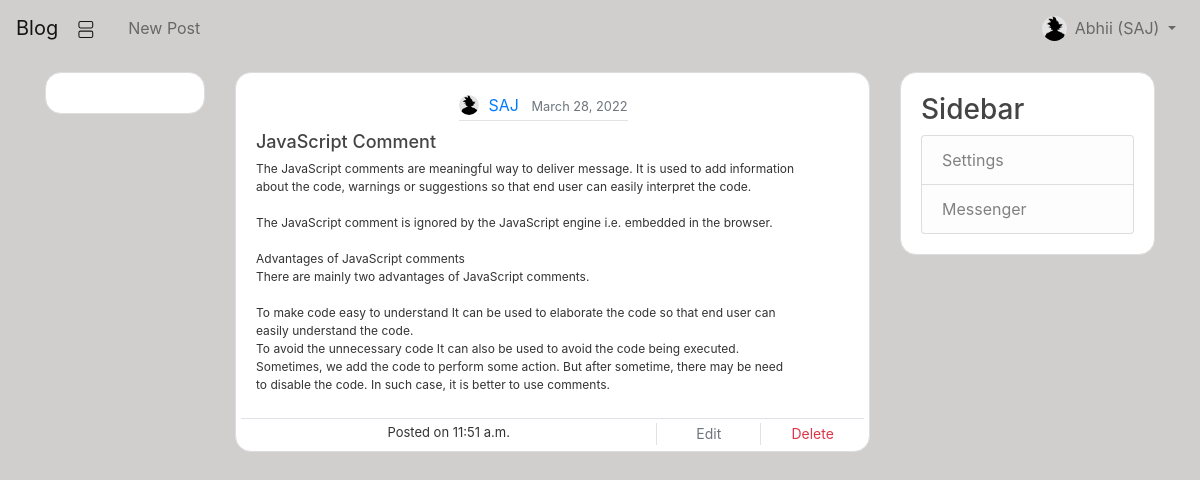
The app's page /post/14/ (signed in) with its own data.
### user/models.py (models this page shows, shortened)
class Profile(models.Model):
    user = models.OneToOneField(User, on_delete=models.CASCADE)
    dp = models.ImageField(default='default.jpg', upload_to='profile_pic')

### blog/models.py (models this page shows, shortened)
class Post(models.Model):
    title = models.CharField(max_length=100)
    content = models.TextField()
    date_posted = models.DateTimeField(default=timezone.now)
    author = models.ForeignKey(User, on_delete=models.CASCADE)

### blog/views.py (the view)
# urls.py: path('post/<int:pk>/', PostDetailView.as_view(), name='post_detail'),
class PostDetailView(DetailView):
    model = Post

### templates/blog/post_detail.html (shortened to what this page needs)
{% extends "base.html" %}
{% block content %}
<div class="media content-section" style="border-radius: 1rem;">
  <div class="media-body row">
    <div class="article-metadata">
        <img class="rounded-circle article-img mb-1" src="{{ post.author.profile.dp.url }}"/>
        <a class="mr-2" href="{% url 'user_posts' post.author %}">{{ post.author }}</a>
        <small class="text-muted">{{ post.date_posted|date:"F d, Y" }}</small>
    </div>
    <div class="col-11">
        <div class=" justify-content-center">
            <h6><a class="article-title">{{ post.title }}</a></h6>
            <p class="article-content">{{ post.content }}</p>
        </div>
    </div>
    {% if object.author == user %}
    <div class="col border-top btm-sec py-1 mt-2">
      <div class="row text-center">
        <div class="col-8">
          Posted on {{ post.date_posted|time }}
        </div>
        <div class="col border-left">
            <a class="text-secondary btn-sm" href="{% url 'post_update' object.id %}">Edit</a>
        </div>
        <div class="col border-left">
            <a class="text-danger btn-sm" href="{% url 'post_delete' object.id %}">Delete</a>
        </div>
      </div>
    </div>
    {% endif %}
  </div>
</div>
{% endblock content %}

### templates/base.html (shortened to what this page needs)
<!DOCTYPE html>
{% load static %}
<html lang="en">
<head>
    <link rel="stylesheet" href="https://maxcdn.bootstrapcdn.com/bootstrap/4.0.0/css/bootstrap.min.css"
>
    <link rel="stylesheet" type="text/css" href="{% static 'blog/main.css' %}">
</head>
<body>
<nav class="navbar navbar-expand-lg navbar-light text-white" >
    <a href="{% url 'home' %}" class="navbar-brand">Blog</a>
    <div class="collapse navbar-collapse" id="navbarNav">
        {% if user.is_authenticated %}
        <ul class="navbar-nav">
            <li class="nav-item">
                <a class="nav-link" href="{% url 'post_create' %}">New Post</a>
            </li>
        </ul>
        <ul class="navbar-nav ml-auto">
            <li class="nav-item">
                <img class="rounded-circle mt-2" src="{{ user.profile.dp.url }}" height="25" width="25"/>
            </li>
            <li class="nav-item dropdown">
                <a class="nav-link dropdown-toggle"
                   href="#" id="navbarDropdownMenuLink"
                   data-toggle="dropdown"
                   aria-haspopup="true"
                   aria-expanded="false"
                   role="button"
                >
                    {{ user.first_name }} ({{ user.username }})
                </a>
            </li>
        </ul>
        {% endif %}
    </div>
</nav>
<div class="container py-3">
    <div class="row">
        <div class="col-sm-2">
            <div class="content-section" style="border-radius: 1rem;"></div>
        </div>
        <div class="col">
            {% block content %} {% endblock %}
        </div>
        <div class="col-sm-3">
            <div class="content-section" style="border-radius: 1rem;">
                <h3>Sidebar</h3>
                <div class='text-muted'>
                    <ul class="list-group">
                        <li class="list-group-item list-group-item-light">Settings</li>
                        <li class="list-group-item list-group-item-light">Messenger</li>
                    </ul>
                </div>
            </div>
        </div>
    </div>
</div>
</body>
</html>

### static/blog/main.css (style rules this page uses)
body { background: #d1cece; color: #333333; }
h1, h2, h3, h4, h5, h6 { color: #444444; }
ul { margin: 0; }
.content-section { background: #ffffff; padding: 20px 20px; border: 1px solid #dddddd; border-radius: 3px; margin-bottom: 20px; }
.article-title { color: #444444; font-size: 18px; }
.article-content { white-space: pre-line; font-size: 12px; }
.article-img { height: 20px; width: 20px; margin-right: 5px; }
.article-metadata { padding-bottom: 1px; margin-bottom: 10px; margin-left: 35%; border-bottom: 1px solid #e3e3e3 }
.btm-sec { height: 13px; font-size: 13px }

### records on screen
Post: author.profile.dp (placeholder picture), author "SAJ", date_posted "March 28, 2022", title "JavaScript Comment", content "The JavaScript comments are meaningful way to deliver message. It is used to add information about the code, warnings or suggestions so that end user can easily interpret the code. The JavaScript comment is ignored by the JavaScript engine i.e. embedded in the browser. Advantages of JavaScript comments There are mainly two advantages of JavaScript comments. To make code easy to understand It can be used to elaborate the code so that end user can easily understand the code. To avoid the unnecessary code It can also be used to avoid the code being executed. Sometimes, we add the code to perform some action. But after sometime, there may be need to disable the code. In such case, it is better…", date_posted "11:51 a.m."

### other values on screen
{{ user.first_name }} "Abhii"
{{ user.username }} "SAJ"
